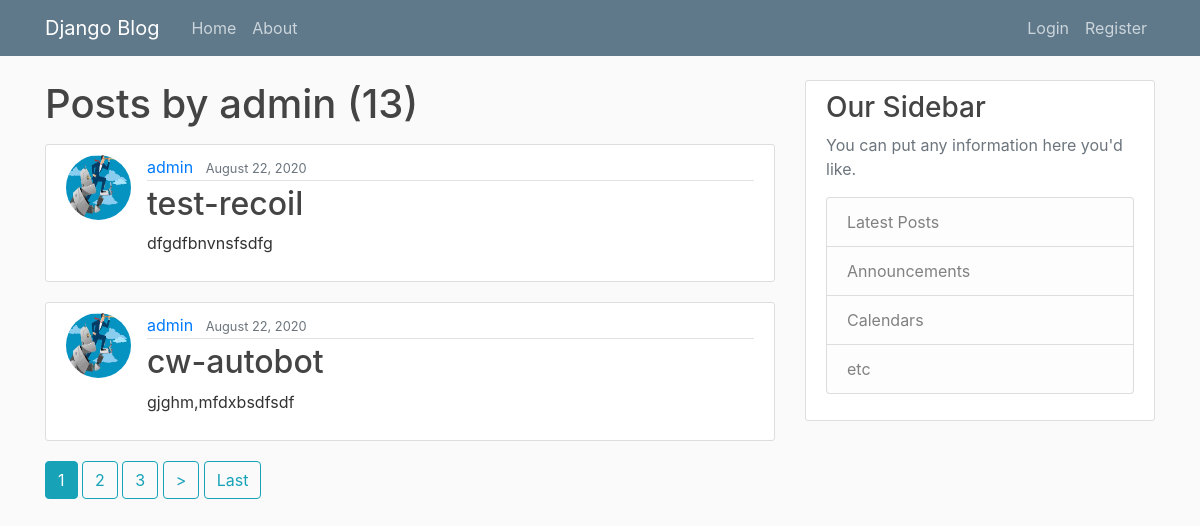
Screenshot of /user/admin with the database file from the repository.
### blog/models.py (models this page shows, shortened)
class Post(models.Model):
    title = models.CharField(max_length=100)
    content = models.TextField()
    date_posted = models.DateTimeField(default=timezone.now)
    author = models.ForeignKey(User, on_delete=models.CASCADE)

### users/models.py (models this page shows, shortened)
class Profile(models.Model):
    user = models.OneToOneField(User, on_delete=models.CASCADE)
    image = models.ImageField(default='default.png', upload_to='profile_pics')

### blog/views.py (the view)
# urls.py: path('user/<str:username>', UserPostListView.as_view(), name='user-posts'),
class UserPostListView(ListView):
    model = Post
    template_name = 'blog/user_posts.html' # nếu không set biến này thì default nó sẽ lấy view theo đường dẫn [app]/[model]_<viewtype>, vd: blog/post_list.html
    context_object_name = 'posts' # đây là tên biến context để truyền vào view hiển thị, nếu không set biến này thì default là object
    paginate_by = 2
    def get_queryset(self):
        user = get_object_or_404(User, username=self.kwargs.get('username'))
        return Post.objects.filter(author=user).order_by('-date_posted')

### blog/templates/blog/user_posts.html (shortened to what this page needs)
{% extends "blog/base.html" %}
{% block content %}
    <h1 class="mb-3">Posts by {{ view.kwargs.username }} ({{ page_obj.paginator.count }})</h1>
    {% for post in posts %}
        <article class="media content-section">
            <img class="rounded-circle article-img" src="{{ post.author.profile.image.url }}">
            <div class="media-body">
                <div class="article-metadata">
                    <a class="mr-2" href="{% url 'user-posts' post.author.username %}">{{ post.author }}</a>
                    <small class="text-muted">{{ post.date_posted|date:'F d, Y' }}</small>
                </div>
                <h2><a class="article-title" href="{% url 'post-detail' post.id %}">{{ post.title }}</a></h2>
                <p class="article-content">{{ post.content }}</p>
            </div>
        </article>
    {% endfor %}
    {% if is_paginated %}
        {% for num in page_obj.paginator.page_range%}
            {% if page_obj.number == num %}
                <a class="btn btn-info mb-4" href="?page={{ num }}">{{ num }}</a>
            {% elif num > page_obj.number|add:'-3' and  num < page_obj.number|add:'3'%}
                <a class="btn btn-outline-info mb-4" href="?page={{ num }}">{{ num }}</a>
            {% endif %}
        {% endfor %}
        {% if page_obj.has_next %}
            <a class="btn btn-outline-info mb-4" href="?page={{ page_obj.next_page_number }}">></a>
            <a class="btn btn-outline-info mb-4" href="?page={{ page_obj.paginator.num_pages }}">Last</a>
        {% endif %}
    {% endif %}
{% endblock content %}

### blog/static/blog/main.css (style rules this page uses)
body { background: #fafafa; color: #333333; margin-top: 5rem; }
h1, h2, h3, h4, h5, h6 { color: #444444; }
.content-section { background: #ffffff; padding: 10px 20px; border: 1px solid #dddddd; border-radius: 3px; margin-bottom: 20px; }
.article-title { color: #444444; }
.article-content { white-space: pre-line; }
.article-img { height: 65px; width: 65px; margin-right: 16px; }
.article-metadata { padding-bottom: 1px; margin-bottom: 4px; border-bottom: 1px solid #e3e3e3 }

### rows the page displays
Post: author.profile.image (picture), author "admin", date_posted "August 22, 2020", title "test-recoil", content "dfgdfbnvnsfsdfg"
Post: author.profile.image (picture), author "admin", date_posted "August 22, 2020", title "cw-autobot", content "gjghm,mfdxbsdfsdf"

### other values shown
{{ view.kwargs.username }} "admin"
{{ page_obj.paginator.count }} "13"
{{ num }} "1"
{{ num }} "2" "3"
